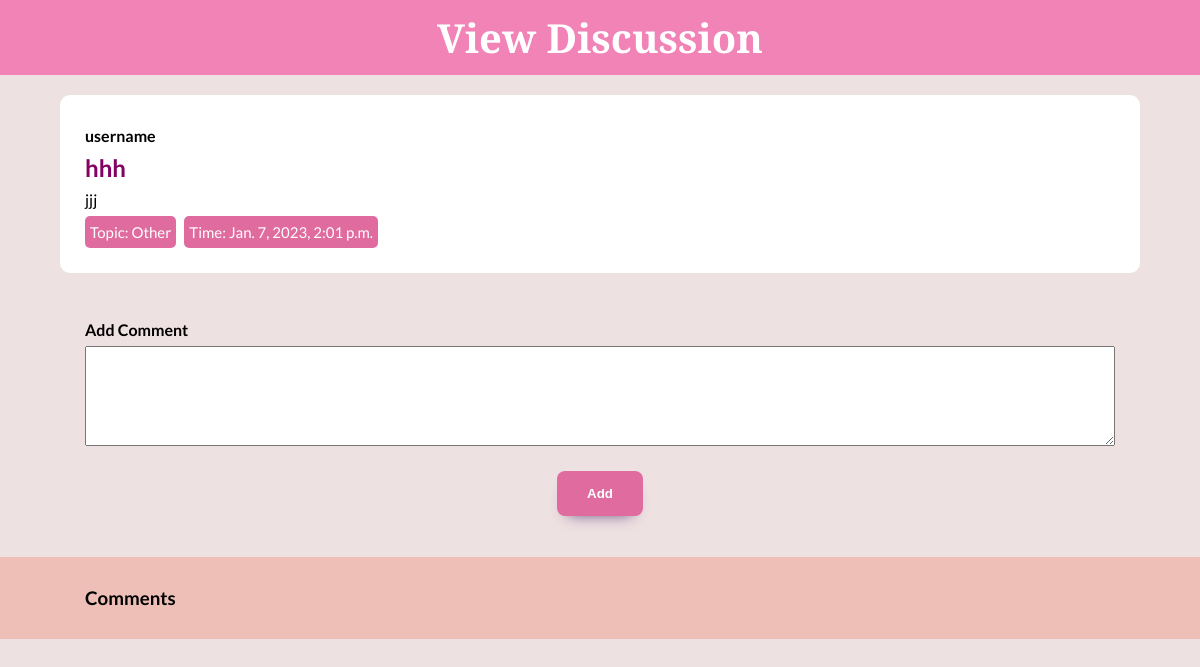
The page /discussion/view/3 on the database its author committed.
### api/models.py (models this page shows, shortened)
class DiscussionModel(models.Model):
    TOPICS = (
    ('Mental Wellbeing', 'Mental Wellbeing'),
    ('Physical Health', 'Physical Health'),
    ('Childcare', 'Childcare'),
    ('Other', 'Other')
    )
    user = models.ForeignKey(User, on_delete=models.CASCADE, null=True)
    title = models.CharField(max_length=200,null=True)
    topic= models.CharField(max_length=300, choices=TOPICS, default='Other')
    description = models.CharField(max_length=1000,blank=True)
    date_created=models.DateTimeField(auto_now_add=True,null=True)

### api/views.py (the view)
# urls.py: path('discussion/view/<int:pk>', view_discussion, name="view_discussion")
def view_discussion(request, pk):
    discussion = DiscussionModel.objects.get(id=pk)
    comments = CommentModel.objects.filter(discussion=discussion)
    form = AddComment()
    context = {
        'discussion': discussion,
        'form' : form,
        'comments' : comments
    }
    if request.method == 'POST':
        form = AddComment(request.POST)
        if form.is_valid():
            instance = form.save(commit=False)
            instance.user = request.user
            instance.discussion = discussion
            instance.save()
            form = AddComment()
    else:
        form = AddComment()
    return render(request, 'discussions/view_discussion.html', context)

### api/forms.py
class AddComment(ModelForm):
    class Meta:
        model = CommentModel
        fields = ['comment']

### frontend/templates/discussions/view_discussion.html (shortened to what this page needs)
<!DOCTYPE html>
<html lang="en" dir="ltr">
  <head>
    {% load static %}
    <link
      rel="stylesheet"
      type="text/css"
      href="{% static 'css/discussion.css' %}"
    />
  </head>
  <body>
    <div class="header">View Discussion</div>
    <div class="post">
      <b>{{discussion.user}}</b>
      <h2>{{discussion.title}}</h2>
      {{discussion.description}}
      <div>
        <div class="topic">Topic: {{discussion.topic}}</div>
        <div class="topic">Time: {{discussion.date_created}}</div>
      </div>
    </div>
    <div class="post transparent">
      <form method="POST">
        <b>Add Comment</b>
        {% for field in form %} {{ field }} {% endfor %}
        <button type="submit" class="submit">Add</button>
      </form>
    </div>
    <div class="comments">
      <div class="post transparent">
        <h3>Comments</h3>
      </div>
    </div>
  </body>
</html>

### frontend/static/css/discussion.css (style rules this page uses)
* { margin: 0; padding: 0; box-sizing: border-box; }
body { background-color: #eee1e1; align-items: center; justify-content: center; }
.header { width: 100%; padding: 10px; margin-bottom: 20px; background-color: #F283B6; color: #fff; font-family: Crimson Text; font-size: 2.5em; font-weight: 600; text-align: center; }
.submit { border: none; padding: 15px 30px; border-radius: 8px; display: block; margin: auto; margin-top: 15px; background: #E06C9F; color: #fff; font-weight: bold; -webkit-box-shadow: 0px 9px 15px -11px rgba(88, 54, 114, 1); -moz-box-shadow: 0px 9px 15px -11px rgba(88, 54, 114, 1); box-shadow: 0px 9px 15px -11px rgba(88, 54, 114, 1); }
.post { width: 90%; background-color: #fff; color: #000; border-radius: 10px; margin: 1em auto; padding: 25px; font-family: Lato; display:block; line-height: 2em; }
.post.transparent { background-color: transparent; }
.post h2 { color: #820263; }
.topic { color: #fff; background-color: #E06C9F; font-size: 15px; border-radius: 5px; display: inline-flex; margin-right: 5px; padding: 0px 5px; }
.comments { width: 100%; background-color: #EDBFB7; }
.comments .post { margin-bottom: 0px; }
textarea { width: 100%; height: 100px; }

### rows shown on the page
DiscussionModel: user "username", title "hhh", description "jjj", topic "Other", date_created "Jan. 7, 2023, 2:01 p.m."
